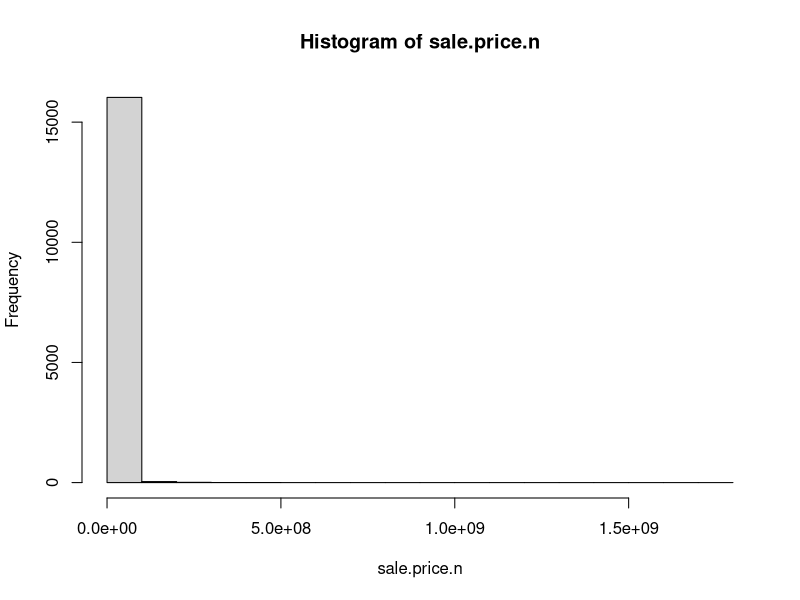
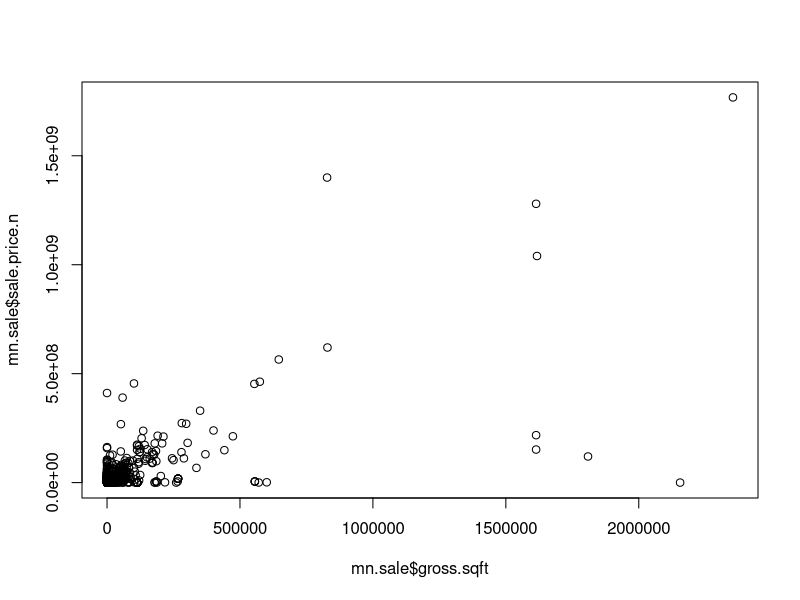
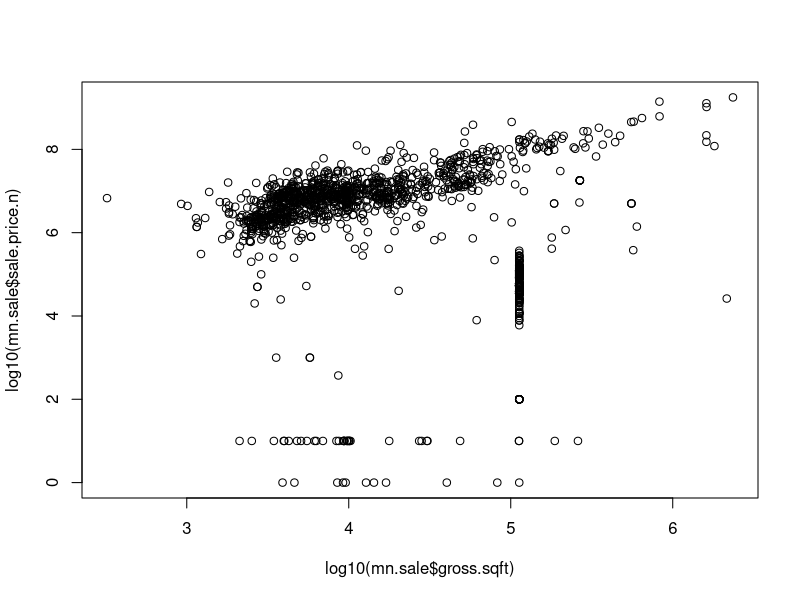
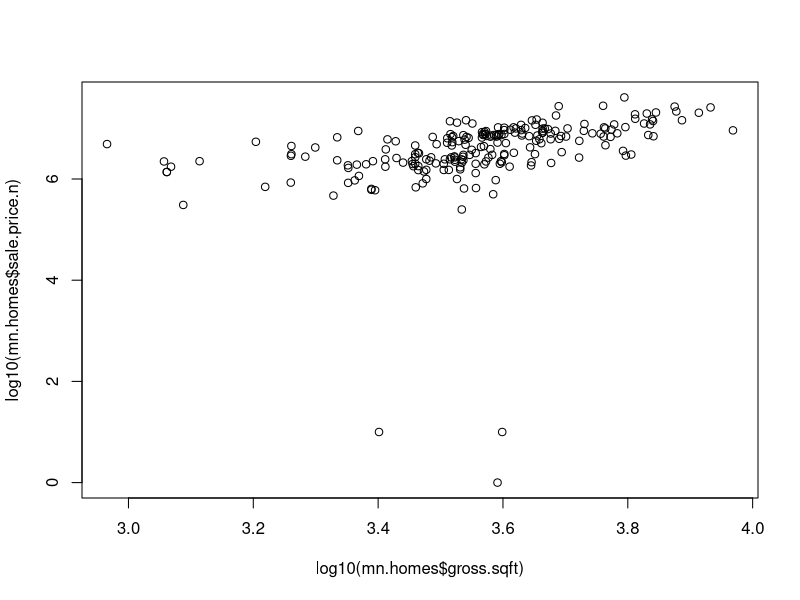
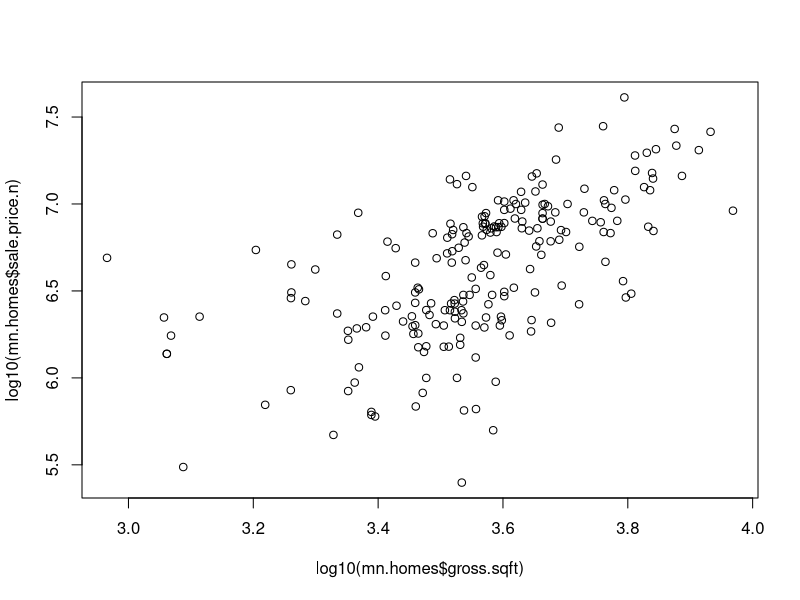

The R script that drew these images, in order:
# Author: Benjamin Reddy
# Taken from pages 49-50 of O'Neil and Schutt

#require(gdata)
#require(plyr) #Added by Monnie McGee
#Brooklyn references changed to Manhattan by Robert Flamenbaum
#install the gdata and plyr packages and load in to R.
library(plyr)
library(gdata)




# So, save the file as a csv and use read.csv instead
mn <- read.csv("rollingsales_manhattan.csv",skip=4,header=TRUE)

## Check the data
head(mn)
summary(mn)
str(mn) # Very handy function!

## clean/format the data with regular expressions
## More on these later. For now, know that the
## pattern "[^[:digit:]]" refers to members of the variable name that
## start with digits. We use the gsub command to replace them with a blank space.
# We create a new variable that is a "clean' version of sale.price.
# And sale.price.n is numeric, not a factor.
mn$SALE.PRICE.N <- as.numeric(gsub("[^[:digit:]]","", mn$SALE.PRICE))
count(is.na(mn$SALE.PRICE.N))

names(mn) <- tolower(names(mn)) # make all variable names lower case
## Get rid of leading digits
mn$gross.sqft <- as.numeric(gsub("[^[:digit:]]","", mn$gross.square.feet))
mn$land.sqft <- as.numeric(gsub("[^[:digit:]]","", mn$land.square.feet))
mn$year.built <- as.numeric(as.character(mn$year.built))

## do a bit of exploration to make sure there's not anything
## weird going on with sale prices
attach(mn)
hist(sale.price.n) 
detach(mn)

## keep only the actual sales

mn.sale <- mn[mn$sale.price.n!=0,]
plot(mn.sale$gross.sqft,mn.sale$sale.price.n)
plot(log10(mn.sale$gross.sqft),log10(mn.sale$sale.price.n))

## for now, let's look at 1-, 2-, and 3-family homes
mn.homes <- mn.sale[which(grepl("FAMILY",mn.sale$building.class.category)),]
dim(mn.homes)
plot(log10(mn.homes$gross.sqft),log10(mn.homes$sale.price.n))
summary(mn.homes[which(mn.homes$sale.price.n<100000),])


## remove outliers that seem like they weren't actual sales
mn.homes$outliers <- (log10(mn.homes$sale.price.n) <=5) + 0
mn.homes <- mn.homes[which(mn.homes$outliers==0),]
plot(log10(mn.homes$gross.sqft),log10(mn.homes$sale.price.n))
